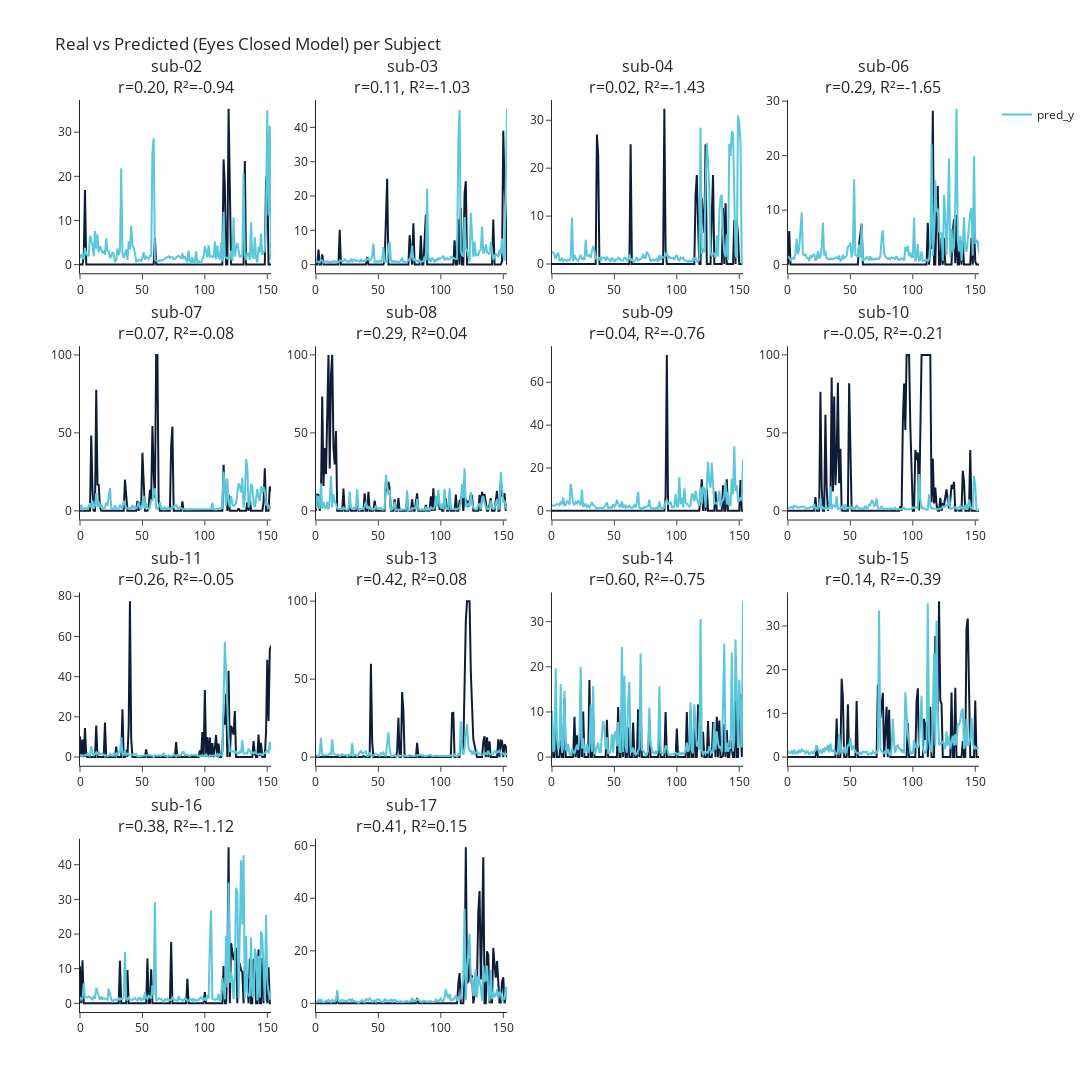

This figure's notebook cell:
### Code cell
# PRETRAINED CALIB EXPERIMENT
import numpy as np
# List of your subjects
subject_ids = ['sub-02', 'sub-03','sub-04','sub-06','sub-07','sub-08','sub-09','sub-10','sub-11','sub-13','sub-14','sub-15','sub-16','sub-17']

# Paths
labels_dir_calib = "/Users/sinakling/disks/meso_shared/deepmreye/derivatives/int_deepmreye/deepmreye_calib/model/eyesclosed_labels"
predictions_calib = np.load(
    "/Users/sinakling/disks/meso_shared/deepmreye/derivatives/int_deepmreye/deepmreye_calib/pred/calib_eyes_closed_predictions.npy",
    allow_pickle=True
).item()

plot_eyesclosed_predictions(predictions_calib, labels_dir_calib,subject_ids=subject_ids, n_timepoints=154, cols=4)

### Figure 1 — Plotly figure (JSON) as saved in the notebook; plotly's stock layout.template omitted (floating-point values rounded to 4 significant figures; data arrays with more than 128 entries replaced by an {"elided": "..."} marker saying what was removed)
{"data": [{"line": {"color": "#0E1C36", "width": 2}, "mode": "lines", "showlegend": false, "type": "scatter", "xaxis": "x", "y": {"elided": "154 float values"}, "yaxis": "y"}, {"line": {"color": "#5AC7DB", "width": 2}, "mode": "lines", "name": "pred_y", "showlegend": true, "type": "scatter", "xaxis": "x", "y": {"elided": "154 float values"}, "yaxis": "y"}, {"line": {"color": "#0E1C36", "width": 2}, "mode": "lines", "showlegend": false, "type": "scatter", "xaxis": "x2", "y": {"elided": "154 float values"}, "yaxis": "y2"}, {"line": {"color": "#5AC7DB", "width": 2}, "mode": "lines", "showlegend": false, "type": "scatter", "xaxis": "x2", "y": {"elided": "154 float values"}, "yaxis": "y2"}, {"line": {"color": "#0E1C36", "width": 2}, "mode": "lines", "showlegend": false, "type": "scatter", "xaxis": "x3", "y": {"elided": "154 float values"}, "yaxis": "y3"}, {"line": {"color": "#5AC7DB", "width": 2}, "mode": "lines", "showlegend": false, "type": "scatter", "xaxis": "x3", "y": {"elided": "154 float values"}, "yaxis": "y3"}, {"line": {"color": "#0E1C36", "width": 2}, "mode": "lines", "showlegend": false, "type": "scatter", "xaxis": "x4", "y": {"elided": "154 float values"}, "yaxis": "y4"}, {"line": {"color": "#5AC7DB", "width": 2}, "mode": "lines", "showlegend": false, "type": "scatter", "xaxis": "x4", "y": {"elided": "154 float values"}, "yaxis": "y4"}, {"line": {"color": "#0E1C36", "width": 2}, "mode": "lines", "showlegend": false, "type": "scatter", "xaxis": "x5", "y": {"elided": "154 float values"}, "yaxis": "y5"}, {"line": {"color": "#5AC7DB", "width": 2}, "mode": "lines", "showlegend": false, "type": "scatter", "xaxis": "x5", "y": {"elided": "154 float values"}, "yaxis": "y5"}, {"line": {"color": "#0E1C36", "width": 2}, "mode": "lines", "showlegend": false, "type": "scatter", "xaxis": "x6", "y": {"elided": "154 float values"}, "yaxis": "y6"}, {"line": {"color": "#5AC7DB", "width": 2}, "mode": "lines", "showlegend": false, "type": "scatter", "xaxis": "x6", "y": {"elided": "154 float values"}, "yaxis": "y6"}, {"line": {"color": "#0E1C36", "width": 2}, "mode": "lines", "showlegend": false, "type": "scatter", "xaxis": "x7", "y": {"elided": "154 float values"}, "yaxis": "y7"}, {"line": {"color": "#5AC7DB", "width": 2}, "mode": "lines", "showlegend": false, "type": "scatter", "xaxis": "x7", "y": {"elided": "154 float values"}, "yaxis": "y7"}, {"line": {"color": "#0E1C36", "width": 2}, "mode": "lines", "showlegend": false, "type": "scatter", "xaxis": "x8", "y": {"elided": "154 float values"}, "yaxis": "y8"}, {"line": {"color": "#5AC7DB", "width": 2}, "mode": "lines", "showlegend": false, "type": "scatter", "xaxis": "x8", "y": {"elided": "154 float values"}, "yaxis": "y8"}, {"line": {"color": "#0E1C36", "width": 2}, "mode": "lines", "showlegend": false, "type": "scatter", "xaxis": "x9", "y": {"elided": "154 float values"}, "yaxis": "y9"}, {"line": {"color": "#5AC7DB", "width": 2}, "mode": "lines", "showlegend": false, "type": "scatter", "xaxis": "x9", "y": {"elided": "154 float values"}, "yaxis": "y9"}, {"line": {"color": "#0E1C36", "width": 2}, "mode": "lines", "showlegend": false, "type": "scatter", "xaxis": "x10", "y": {"elided": "154 float values"}, "yaxis": "y10"}, {"line": {"color": "#5AC7DB", "width": 2}, "mode": "lines", "showlegend": false, "type": "scatter", "xaxis": "x10", "y": {"elided": "154 float values"}, "yaxis": "y10"}, {"line": {"color": "#0E1C36", "width": 2}, "mode": "lines", "showlegend": false, "type": "scatter", "xaxis": "x11", "y": {"elided": "154 float values"}, "yaxis": "y11"}, {"line": {"color": "#5AC7DB", "width": 2}, "mode": "lines", "showlegend": false, "type": "scatter", "xaxis": "x11", "y": {"elided": "154 float values"}, "yaxis": "y11"}, {"line": {"color": "#0E1C36", "width": 2}, "mode": "lines", "showlegend": false, "type": "scatter", "xaxis": "x12", "y": {"elided": "154 float values"}, "yaxis": "y12"}, {"line": {"color": "#5AC7DB", "width": 2}, "mode": "lines", "showlegend": false, "type": "scatter", "xaxis": "x12", "y": {"elided": "154 float values"}, "yaxis": "y12"}, {"line": {"color": "#0E1C36", "width": 2}, "mode": "lines", "showlegend": false, "type": "scatter", "xaxis": "x13", "y": {"elided": "154 float values"}, "yaxis": "y13"}, {"line": {"color": "#5AC7DB", "width": 2}, "mode": "lines", "showlegend": false, "type": "scatter", "xaxis": "x13", "y": {"elided": "154 float values"}, "yaxis": "y13"}, {"line": {"color": "#0E1C36", "width": 2}, "mode": "lines", "showlegend": false, "type": "scatter", "xaxis": "x14", "y": {"elided": "154 float values"}, "yaxis": "y14"}, {"line": {"color": "#5AC7DB", "width": 2}, "mode": "lines", "showlegend": false, "type": "scatter", "xaxis": "x14", "y": {"elided": "154 float values"}, "yaxis": "y14"}], "layout": {"annotations": [{"font": {"size": 16}, "showarrow": false, "text": "sub-02<br>r=0.20, R²=-0.94", "x": 0.1062, "xanchor": "center", "xref": "paper", "y": 1, "yanchor": "bottom", "yref": "paper"}, {"font": {"size": 16}, "showarrow": false, "text": "sub-03<br>r=0.11, R²=-1.03", "x": 0.3688, "xanchor": "center", "xref": "paper", "y": 1, "yanchor": "bottom", "yref": "paper"}, {"font": {"size": 16}, "showarrow": false, "text": "sub-04<br>r=0.02, R²=-1.43", "x": 0.6313, "xanchor": "center", "xref": "paper", "y": 1, "yanchor": "bottom", "yref": "paper"}, {"font": {"size": 16}, "showarrow": false, "text": "sub-06<br>r=0.29, R²=-1.65", "x": 0.8938, "xanchor": "center", "xref": "paper", "y": 1, "yanchor": "bottom", "yref": "paper"}, {"font": {"size": 16}, "showarrow": false, "text": "sub-07<br>r=0.07, R²=-0.08", "x": 0.1062, "xanchor": "center", "xref": "paper", "y": 0.73, "yanchor": "bottom", "yref": "paper"}, {"font": {"size": 16}, "showarrow": false, "text": "sub-08<br>r=0.29, R²=0.04", "x": 0.3688, "xanchor": "center", "xref": "paper", "y": 0.73, "yanchor": "bottom", "yref": "paper"}, {"font": {"size": 16}, "showarrow": false, "text": "sub-09<br>r=0.04, R²=-0.76", "x": 0.6313, "xanchor": "center", "xref": "paper", "y": 0.73, "yanchor": "bottom", "yref": "paper"}, {"font": {"size": 16}, "showarrow": false, "text": "sub-10<br>r=-0.05, R²=-0.21", "x": 0.8938, "xanchor": "center", "xref": "paper", "y": 0.73, "yanchor": "bottom", "yref": "paper"}, {"font": {"size": 16}, "showarrow": false, "text": "sub-11<br>r=0.26, R²=-0.05", "x": 0.1062, "xanchor": "center", "xref": "paper", "y": 0.46, "yanchor": "bottom", "yref": "paper"}, {"font": {"size": 16}, "showarrow": false, "text": "sub-13<br>r=0.42, R²=0.08", "x": 0.3688, "xanchor": "center", "xref": "paper", "y": 0.46, "yanchor": "bottom", "yref": "paper"}, {"font": {"size": 16}, "showarrow": false, "text": "sub-14<br>r=0.60, R²=-0.75", "x": 0.6313, "xanchor": "center", "xref": "paper", "y": 0.46, "yanchor": "bottom", "yref": "paper"}, {"font": {"size": 16}, "showarrow": false, "text": "sub-15<br>r=0.14, R²=-0.39", "x": 0.8938, "xanchor": "center", "xref": "paper", "y": 0.46, "yanchor": "bottom", "yref": "paper"}, {"font": {"size": 16}, "showarrow": false, "text": "sub-16<br>r=0.38, R²=-1.12", "x": 0.1062, "xanchor": "center", "xref": "paper", "y": 0.19, "yanchor": "bottom", "yref": "paper"}, {"font": {"size": 16}, "showarrow": false, "text": "sub-17<br>r=0.41, R²=0.15", "x": 0.3688, "xanchor": "center", "xref": "paper", "y": 0.19, "yanchor": "bottom", "yref": "paper"}], "height": 1280, "showlegend": true, "title": {"text": "Real vs Predicted (Eyes Closed Model) per Subject"}, "width": 1800, "xaxis": {"anchor": "y", "domain": [0, 0.2125]}, "xaxis10": {"anchor": "y10", "domain": [0.2625, 0.475]}, "xaxis11": {"anchor": "y11", "domain": [0.525, 0.7375]}, "xaxis12": {"anchor": "y12", "domain": [0.7875, 1]}, "xaxis13": {"anchor": "y13", "domain": [0, 0.2125]}, "xaxis14": {"anchor": "y14", "domain": [0.2625, 0.475]}, "xaxis15": {"anchor": "y15", "domain": [0.525, 0.7375]}, "xaxis16": {"anchor": "y16", "domain": [0.7875, 1]}, "xaxis2": {"anchor": "y2", "domain": [0.2625, 0.475]}, "xaxis3": {"anchor": "y3", "domain": [0.525, 0.7375]}, "xaxis4": {"anchor": "y4", "domain": [0.7875, 1]}, "xaxis5": {"anchor": "y5", "domain": [0, 0.2125]}, "xaxis6": {"anchor": "y6", "domain": [0.2625, 0.475]}, "xaxis7": {"anchor": "y7", "domain": [0.525, 0.7375]}, "xaxis8": {"anchor": "y8", "domain": [0.7875, 1]}, "xaxis9": {"anchor": "y9", "domain": [0, 0.2125]}, "yaxis": {"anchor": "x", "domain": [0.81, 1]}, "yaxis10": {"anchor": "x10", "domain": [0.27, 0.46]}, "yaxis11": {"anchor": "x11", "domain": [0.27, 0.46]}, "yaxis12": {"anchor": "x12", "domain": [0.27, 0.46]}, "yaxis13": {"anchor": "x13", "domain": [0, 0.19]}, "yaxis14": {"anchor": "x14", "domain": [0, 0.19]}, "yaxis15": {"anchor": "x15", "domain": [0, 0.19]}, "yaxis16": {"anchor": "x16", "domain": [0, 0.19]}, "yaxis2": {"anchor": "x2", "domain": [0.81, 1]}, "yaxis3": {"anchor": "x3", "domain": [0.81, 1]}, "yaxis4": {"anchor": "x4", "domain": [0.81, 1]}, "yaxis5": {"anchor": "x5", "domain": [0.54, 0.73]}, "yaxis6": {"anchor": "x6", "domain": [0.54, 0.73]}, "yaxis7": {"anchor": "x7", "domain": [0.54, 0.73]}, "yaxis8": {"anchor": "x8", "domain": [0.54, 0.73]}, "yaxis9": {"anchor": "x9", "domain": [0.27, 0.46]}}}
